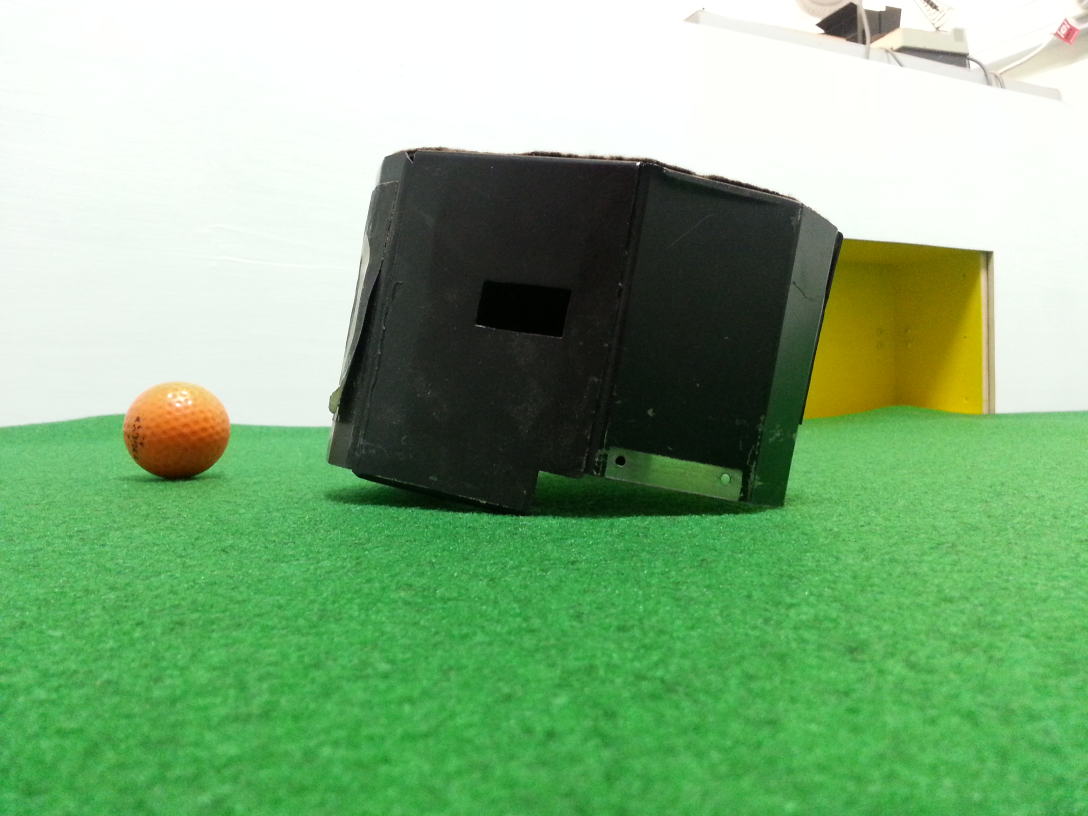
#> input picture ball_obstacle_goal_low.jpg, 3264 x 2448 px (shown at 1/3 size)
$ python -i Thresholder.py   (imports and definitions only)
#> lines starting #> are read from the running program, lines starting #| are printed output that depends on the picture
### VisionSystem/DetectionModel/ColorSpace.py
from enum import Enum
import cv2

class ColorSpace():

    def __init__(self, name, colorCvt_flag, channels):
        # name <str>
        # name of this colorspace for display purposes
        self.name = name

        # colorCvt_flag <int?>
        # flag to be used by the function cv.cvtColor() from a BGR image
        # if none, will stay as bgr image
        self.colorCvt_flag = colorCvt_flag

        # colorspace_labels <list<str>>
        # labels to be used by the pixel intensity inspector
        self.channel_labels = [label for (label, _) in channels]
        self.channel_scales = [scale for (_, scale) in channels]


    # [16 lines left out: functions bgr2this, valRange, not called in this run]


class ColorSpaceScale(Enum):

    Linear = 1
    Radial = 2


class ColorSpaces(Enum):

    BGR = ColorSpace("BGR", None, [
        ('Blue', ColorSpaceScale.Linear),
        ('Green', ColorSpaceScale.Linear),
        ('Red', ColorSpaceScale.Linear)
    ])

    HSV = ColorSpace("HSV", cv2.COLOR_BGR2HSV, [
        ('Hue', ColorSpaceScale.Radial),
        ('Saturation', ColorSpaceScale.Linear),
        ('Value', ColorSpaceScale.Linear)
    ])

    CIELab = ColorSpace("CIELab", cv2.COLOR_BGR2Lab, [
        ('L', ColorSpaceScale.Linear),
        ('a', ColorSpaceScale.Linear),
        ('b', ColorSpaceScale.Linear)
    ])

### VisionSystem/DetectionModel/ThreshBlob/Thresholder.py
import cv2
from ..Frame import Frame
from ..ColorSpace import ColorSpace, ColorSpaces, ColorSpaceScale
import numpy as np
from copy import copy


class Thresholder():

    def __init__(self, colorspace=ColorSpaces.BGR.value, lower=None, upper=None, erosion1=0, dilation1=0, erosion2=0, dilation2=0):
        # colorspace <ColorSpace>
        # the colorspace in which the threshold resides
        if colorspace in ColorSpaces:
            self.colorspace = colorspace.value
        elif type(colorspace) is ColorSpace:
            self.colorspace = colorspace
        else:
            raise Exception("colorspace must be either a ColorSpace object, or a variant of the ColorSpaces Enum")

        # lower list<int>
        # the lower bound of the accepted threshold range. Typically a 1x3 np.array
        # (depends on the color space)
        self.lower = lower or (0, 0, 0)

        # lower list<int>
        # the upper bound of the accepted threshold range. Typically a 1x3 np.array
        # (depends on the color space)
        self.upper = upper or (255, 255, 255)

        self.dilation1 = dilation1
        self.erosion1 = erosion1
        self.dilation2 = dilation2
        self.erosion2 = erosion2


    # [46 lines left out: functions apply, update, not called in this run]

>>> import cv2
>>> picture = cv2.imread('../../../ball_obstacle_goal_low.jpg', cv2.IMREAD_GRAYSCALE)
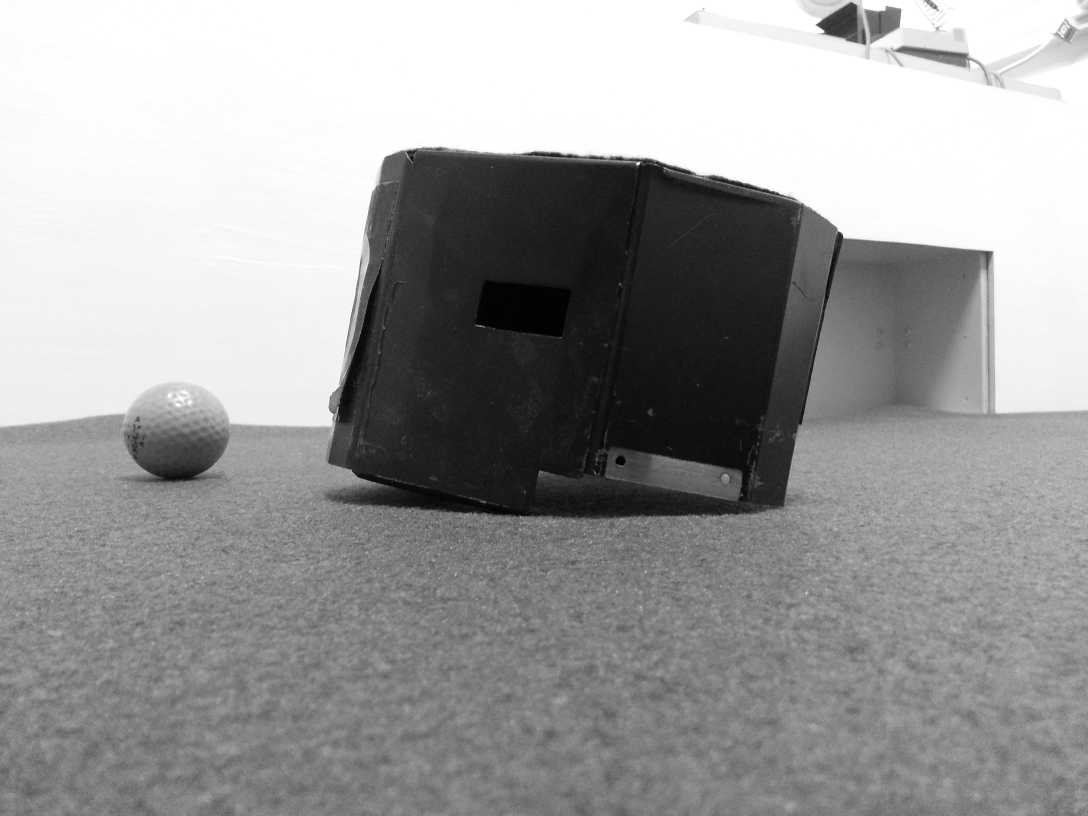
#> picture: shape (2448, 3264) (shown at 1/3 size); min 0, max 255, mean 156.3
>>> result = Thresholder().apply(picture)
#> (the run stopped early here; a loop or call above may not have finished)
